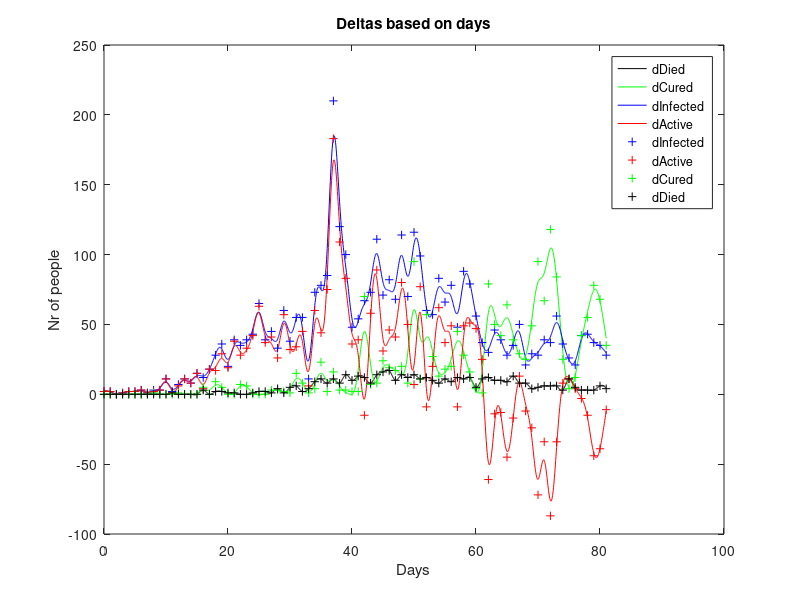
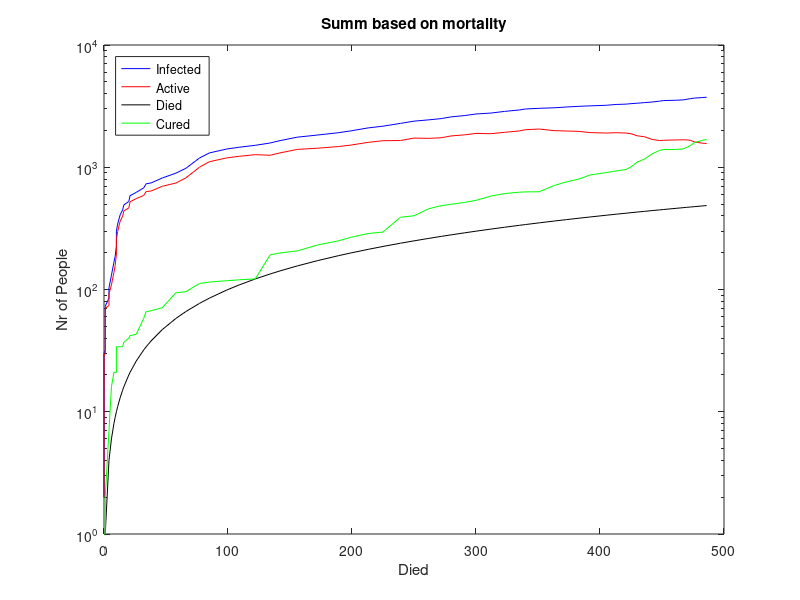
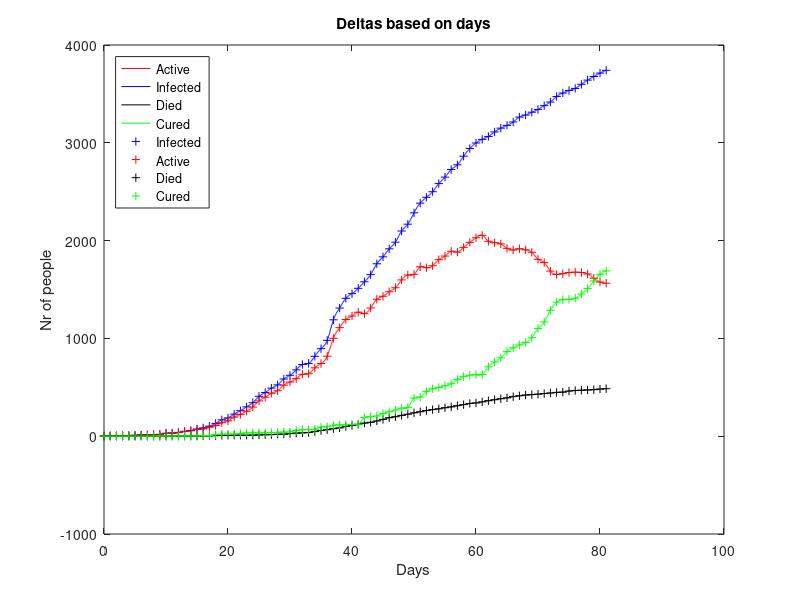

These figures' MATLAB source, in order:
# THIS IS AN EXAMPLE PROJECT FOR OCTAVE and matlab.
# you can download octave (free) from : https://www.gnu.org/software/octave/download.html
# To update the adat.csv file, you can downloaded raw datas best from:
# "https://hu.wikipedia.org/wiki/2020-as_COVID%E2%80%9319-koronav%C3%ADrus-j%C3%A1rv%C3%A1ny_Magyarorsz%C3%A1gon"
# First fix the unicode '-' at the first row, or any other typos :( manually... 

#used packages
pkg load signal;
pkg load data-smoothing;

# Open Input csv file
fin = fopen('adat.csv', 'rt');
Inputs= textscan(fin, '%s %f %f %f %f %f %f %f %f',
  'Delimiter', "\t", 'CollectOutput', 1, 'HeaderLines', 1);
fclose(fin);
DateFormatIn='yyyy-mm-dd';
StartDate= datenum(Inputs{1}(1,1), DateFormatIn);

#convert 2D array to 1D arrays
Datums = [datenum(Inputs{1})-StartDate];
ActiveInfected = Inputs{2}(:, 1);
Died = Inputs{2}(:, 2);
Cured = Inputs{2}(:, 3);
SummInfected = Inputs{2}(:, 4);
DActiveInfected = Inputs{2}(:, 5);
DDied = Inputs{2}(:, 6);
DCured = Inputs{2}(:, 7);
DInfected = Inputs{2}(:, 8);

#interpolation
inputrows=rows(Datums)-1
t=0:inputrows;
iX=[0:0.05:inputrows]
intpmode="spline"
#intpmode="pchip"
iSummInfected= interp1( t, SummInfected, iX, intpmode);
iAInf=interp1( t, ActiveInfected, iX, intpmode);
iDied=interp1( t, Died, iX, intpmode);
iCured=interp1( t, Cured, iX, intpmode);
iDAInf=interp1( t, DActiveInfected, iX, intpmode);
iDDied=interp1( t, DDied, iX, intpmode);
iDCured=interp1( t, DCured, iX, intpmode);
iDInfected=interp1( t, DInfected, iX, intpmode);

#filter
#{
fc = 100; % Cut-off frequency (Hz)
fs = 1321; % Sampling rate (Hz)
order = 5; % Filter order
[B,A] = butter(order,2*fc/fs); % [0:pi] maps to [0:1] here
[sos,g] = tf2sos(B,A)
Bs = sos(:,1:3); % Section numerator polynomials
As = sos(:,4:6); % Section denominator polynomials
iDAInf= filter(Bs, As, iDAInf);
#}
[iDCured2, lambda]= regdatasmooth(iX, iDCured,"d",2,"stdev",7e+0,"midpointrule");
[iDAInf2, lambda]= regdatasmooth(iX, iDAInf,"d",2,"stdev",5e+0,"midpointrule");
[iDInfected2, lambda]= regdatasmooth(iX, iDInfected,"d",2,"stdev",5e+0,"midpointrule");
#K=1341;
#iAInf=interpft( ActiveInfected, K);
#iCured=interpft( DCured, K);

#display curves
close all;
#figure 1
plot(iX, iDDied, 'k;dDied;');
title('Deltas based on days'), xlabel('Days'), ylabel('Nr of people');
hold on;
plot(iX, iDCured2, 'g;dCured;');
plot(iX, iDInfected2, 'b;dInfected;');
plot(iX, iDAInf2, 'r;dActive;');
plot(Datums, DInfected, '+b;dInfected;');
plot(Datums, DActiveInfected, '+r;dActive;');
plot(Datums, DCured, '+g;dCured;');
plot(Datums, DDied, '+k;dDied;');
hold off;
print -djpg 'figure1.jpg'
#

#figure 2
figure;
semilogy(Died, SummInfected, 'b;Infected;');
title('Summ based on mortality'), xlabel('Died'), ylabel('Nr of People');
hold on;
semilogy(Died, ActiveInfected, 'r;Active;');
semilogy(Died, Died, 'k;Died;');
semilogy(Died, Cured , 'g;Cured;');
hold off;
legend("location", "northwest");
print -djpg 'figure2.jpg'
#

#figure 3
figure;
plot(iX, iAInf, 'r;Active;');
title('Deltas based on days'), xlabel('Days'), ylabel('Nr of people');
hold on;
plot(iX, iSummInfected, 'b;Infected;');
plot(iX, iDied, 'k;Died;');
plot(iX, iCured, 'g;Cured;');
plot(Datums, SummInfected, '+b;Infected;');
plot(Datums, ActiveInfected, '+r;Active;');
plot(Datums, Died, '+k;Died;');
plot(Datums, Cured, '+g;Cured;');
legend("location", "northwest");
print -djpg 'figure3.jpg'
hold off;
#